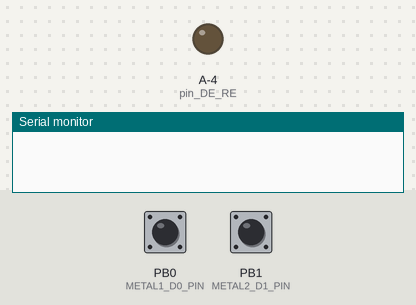
The sketch below on a simulated ATtiny85, built for the host (arithmetic inside an expression is 32-bit, double 64-bit). On the bench: output pins drawn as LEDs (lit = HIGH), the last lines printed to the serial monitor. Dashed ring = blinking. The test bench sets the inputs (shaded band); at power-on: PB0 (METAL1_D0_PIN) HIGH, PB1 (METAL2_D1_PIN) HIGH.

Above: at 1.2 s.
1.3 s: PB0 (METAL1_D0_PIN) pulled LOW for 0.15 s
At 1.46 s:
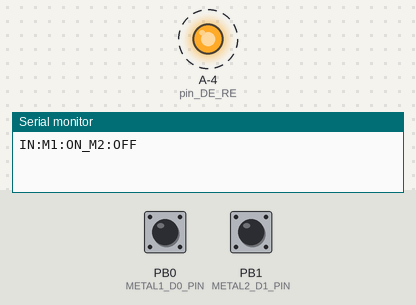
3.0 s: PB1 (METAL2_D1_PIN) pulled LOW for 0.15 s
At 4.3 s:
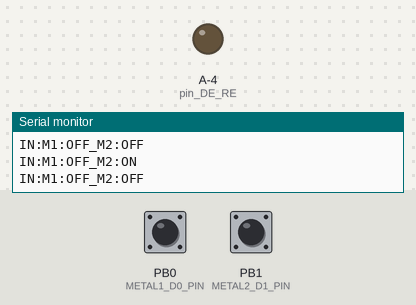
4.6 s: PB1 (METAL2_D1_PIN) pulled LOW for 3.2 s
At 4.61 s:
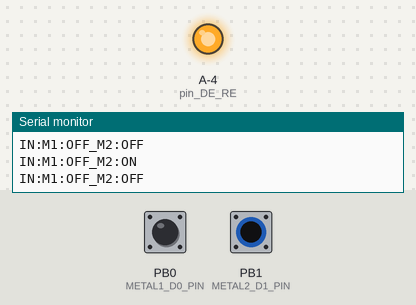
9.3 s: PB0 (METAL1_D0_PIN) pulled LOW for 3.2 s
At 9.8 s:
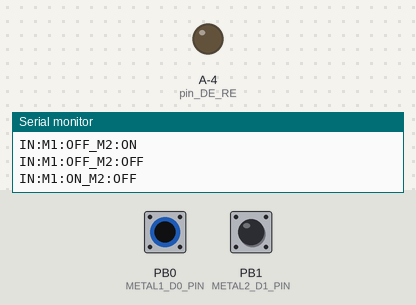
14.0 s: PB0 (METAL1_D0_PIN) driven LOW and PB1 (METAL2_D1_PIN) driven LOW
At 14.9 s:
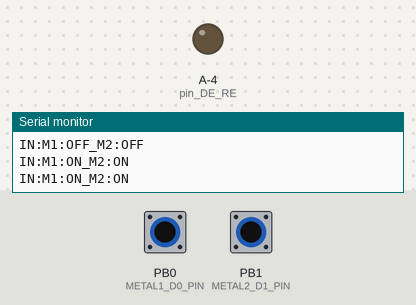
Timing chart, 0 to 16.6 s (numbered marks = the images above; inputs shaded):
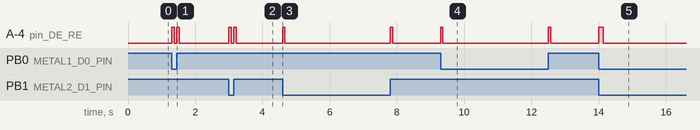

The sketch:

METALSENSORV3.ino
```cpp
#define METAL1_D0_PIN 0   // PB0 (Interrupt Pin 1)
#define METAL2_D1_PIN 1   // PB1 (Interrupt Pin 2)
#define pin_DE_RE 10      // Pin untuk mode kirim/terima data

// Variabel untuk melacak status pin sebelumnya
volatile int lastStateD0 = HIGH;
volatile int lastStateD1 = HIGH;

void setup() {
  Serial.begin(38400);       // Inisialisasi komunikasi Serial
  pinMode(pin_DE_RE, OUTPUT); // Set pin DE_RE untuk mode kirim/terima

  // Konfigurasi pin untuk D0 dan D1 sebagai input dengan pull-up
  pinMode(METAL1_D0_PIN, INPUT_PULLUP);
  pinMode(METAL2_D1_PIN, INPUT_PULLUP);

  // Konfigurasi interupsi untuk pin PB0 dan PB1
  PCMSK1 |= (1 << PCINT8) | (1 << PCINT9); // Enable interrupt untuk PB0 dan PB1
  GIMSK |= (1 << PCIE1); // Enable Pin Change Interrupt untuk port B

  // Untuk memastikan interupsi sudah di-enable
  sei(); // Aktifkan global interrupt flag
  mode_terima(); // Set mode terima data di awal
}

bool sentStatusD0 = false; // Menandakan apakah sudah mengirim status untuk D0
bool sentStatusD1 = false; // Menandakan apakah sudah mengirim status OFF

void loop() {
  int currentStateD0 = digitalRead(METAL1_D0_PIN); // Baca status sensor D0
    int currentStateD1 = digitalRead(METAL2_D1_PIN); // Baca status sensor D1

    // Mengecek apakah ada perubahan status pada sensor METAL1 (D0)
    if (currentStateD0 == LOW && !sentStatusD0) {
      // Kirim status ON untuk sensor D0 hanya sekali jika belum dikirim
      mode_kirim();
      delay(30);
      Serial.print("IN:M1:ON");
      Serial.print("_M2:");
      Serial.print((currentStateD1 == LOW) ? "ON" : "OFF");
      Serial.print('\n');
      delay(30);
      mode_terima();  // Kembali ke mode terima
      sentStatusD0 = true; // Tandai bahwa sudah mengirim status untuk D0
    }
    else if (currentStateD0 == HIGH && sentStatusD0) {
      // Kirim status OFF untuk sensor D0 hanya sekali jika sensor sebelumnya terdeteksi (LOW)
      mode_kirim();
      delay(30);
      Serial.print("IN:M1:OFF");
      Serial.print("_M2:");
      Serial.print((currentStateD1 == LOW) ? "ON" : "OFF");
      Serial.print('\n');
      delay(30);
      mode_terima();
      sentStatusD0 = false; // Reset sentStatusD0 ketika sensor D0 tidak terdeteksi (HIGH)
    }

    // Mengecek apakah sensor METAL2 (D1) terdeteksi (LOW) atau tidak terdeteksi (HIGH)
    if (currentStateD1 == LOW && !sentStatusD1) {
      // Kirim status ON untuk sensor D1 hanya sekali jika belum dikirim
      mode_kirim();
      delay(30);
      Serial.print("IN:M1:");
      Serial.print((currentStateD0 == LOW) ? "ON" : "OFF");
      Serial.print("_M2:ON\n");
      delay(30);
      mode_terima();  // Kembali ke mode terima
      sentStatusD1 = true; // Tandai bahwa sudah mengirim status untuk D1
    }
    else if (currentStateD1 == HIGH && sentStatusD1) {
      // Kirim status OFF untuk sensor D1 hanya sekali jika sensor sebelumnya terdeteksi (LOW)
      mode_kirim();
      delay(30);
      Serial.print("IN:M1:");
      Serial.print((currentStateD0 == LOW) ? "ON" : "OFF");
      Serial.print("_M2:OFF\n");
      delay(30);
      mode_terima();  // Kembali ke mode terima
      sentStatusD1 = false; // Reset sentStatusD1 ketika sensor D1 tidak terdeteksi (HIGH)
    }

    // Jika kedua sensor tidak terdeteksi (HIGH)
    if (currentStateD0 == HIGH && currentStateD1 == HIGH) {
      if (sentStatusD0 || sentStatusD1) {
        // Kirim status OFF untuk kedua sensor hanya jika ada status yang sebelumnya dikirim
        mode_kirim();
        delay(30);
        Serial.print("IN:M1:OFF_M2:OFF\n");
        delay(30);
        mode_terima(); // Kembali ke mode terima
        sentStatusD0 = false; // Reset status pengiriman D0
        sentStatusD1 = false; // Reset status pengiriman D1
      }
    }
}


// ISR untuk menangani interupsi pada pin PB0 dan PB1
ISR(PCINT1_vect) {
  // Mengecek perubahan status pin PB0 (METAL1_D0_PIN)
  if (digitalRead(METAL1_D0_PIN) == LOW && lastStateD0 == HIGH) {
    // Rising edge terdeteksi pada METAL1_D0_PIN
    lastStateD0 = LOW;  // Update status pin
  }

  // Mengecek perubahan status pin PB1 (METAL2_D1_PIN)
  if (digitalRead(METAL2_D1_PIN) == LOW && lastStateD1 == HIGH) {
    // Rising edge terdeteksi pada METAL2_D1_PIN
    lastStateD1 = LOW;  // Update status pin
  }
}

// Fungsi untuk mengatur mode kirim data
void mode_kirim() {
  digitalWrite(pin_DE_RE, HIGH); // Kondisikan posisi kirim data
  delay(10);  // Delay untuk stabilisasi
}

// Fungsi untuk mengatur mode terima data
void mode_terima() {
  digitalWrite(pin_DE_RE, LOW); // Kondisikan posisi terima data
  delay(5);  // Delay untuk stabilisasi
}
```

Measured:
- after the input at 1.3 s, A-4 (pin_DE_RE): alternates HIGH for 0.07 s and LOW for 0.08 s, 4 changes in all, then stays LOW, starting at once
- after the input at 3.0 s, A-4 (pin_DE_RE): alternates HIGH for 0.07 s and LOW for 0.08 s, 4 changes in all, then stays LOW, starting at once
- after the input at 4.6 s, A-4 (pin_DE_RE): alternates HIGH for 0.07 s and LOW for 3.1 s, starting at once
- after the input at 9.3 s, A-4 (pin_DE_RE): alternates HIGH for 0.07 s and LOW for 3.1 s, starting at once
- after the input at 14.0 s, A-4 (pin_DE_RE): LOW → HIGH at once, → LOW 0.15 s later
